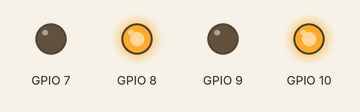
A program run on a simulated Raspberry Pi (BCM pin numbers). On the bench: output pins drawn as LEDs (lit = HIGH). At 1.0 s the program stops and its outputs stay as they are.

Above: at 0.1 s.
At 1.1 s:
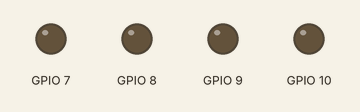
Timing chart, 0 to 2.5 s (numbered marks = the images above):
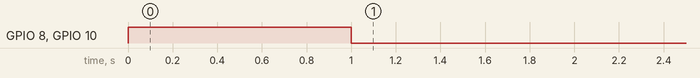

Measured:
- by itself, GPIO 8, GPIO 10: LOW → HIGH at 0.00 s, → LOW 1.0 s later

The program:

3-motors.py
```python
# CamJam EduKit 3 - Robotics
# Worksheet 3 - Motor Test Code
import RPi.GPIO as GPIO # Import the GPIO Library
import time # Import the Time library
# Set the GPIO modes
GPIO.setmode(GPIO.BCM)
GPIO.setwarnings(False)
# Set the GPIO Pin mode
GPIO.setup(7, GPIO.OUT)
GPIO.setup(8, GPIO.OUT)
GPIO.setup(9, GPIO.OUT)
GPIO.setup(10, GPIO.OUT)
# Turn all motors off
GPIO.output(7, 0)
GPIO.output(8, 0)
GPIO.output(9, 0)
GPIO.output(10, 0)
# Turn the right motor forwards
GPIO.output(9, 0)
GPIO.output(10, 1)
# Turn the left motor forwards
GPIO.output(7, 0)
GPIO.output(8, 1)
# Wait for 1 seconds
time.sleep(1)
# Reset the GPIO pins (turns off motors too)
GPIO.cleanup()
```
